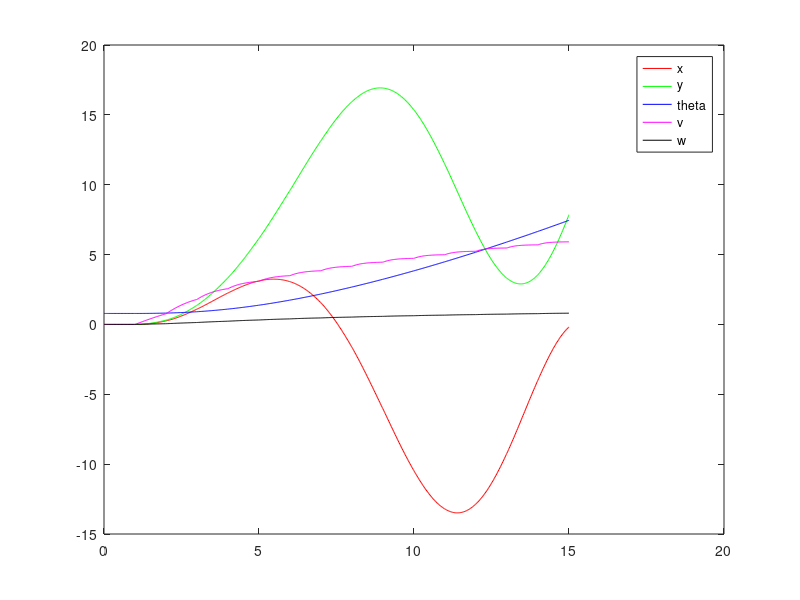
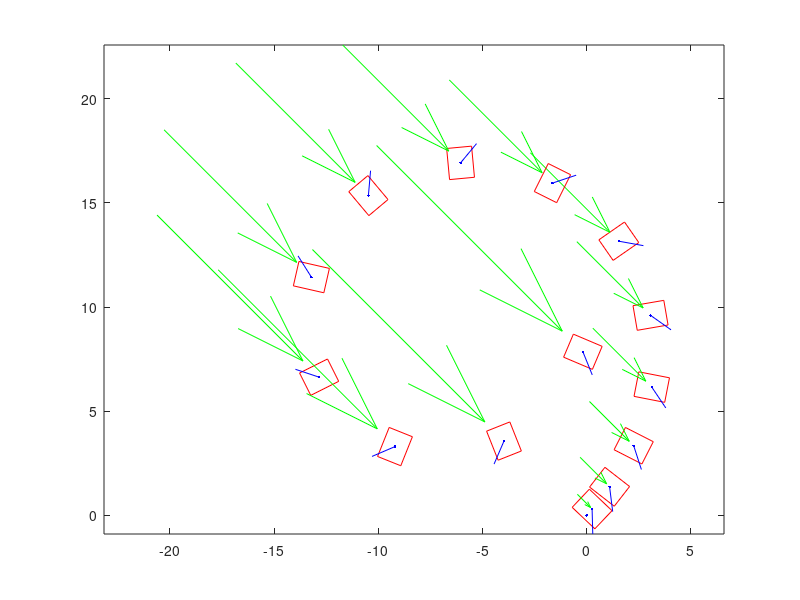

The MATLAB script that drew these images, in order:

function main

global p1 p2 p3 p4 p5 p6 p7 p8 p9 p10 p11 ...
       a_tw psi_tw delta_s delta_r Wc_aw Wp_aw gs gr % x y theta v w

% model 
p1 = 0.03
p2 = 40
p3 = 60
p4 = 200
p5 = 1500
p6 = 0.5
p7 = 0.5
p8 = 2
p9 = 120
p10 = 400
p11 = 0.2

% time 
tspan = [0 1];

% intial conditions
x = 0
y = 0
theta = pi/4 
v = 0
w = 0

Z_init = [x y theta v w]

% input parameters
% wind
a_tw = 0
psi_tw = pi * 3/4

% rudder and sail angle
delta_s = pi/4                                         
delta_r = -pi/4                                        

% computed parameters
%actual wind
Wc_aw = [(a_tw * cos(psi_tw - theta) - v); ...
         (a_tw * sin(psi_tw - theta))]

Wp_aw = [hypot(Wc_aw(2,:), Wc_aw(1,:)); ...
         atan2(Wc_aw(2,:), Wc_aw(1,:))]  
     
a_aw = Wp_aw(1,:);
psi_aw = Wp_aw(2,:);

% force on sail and rudder     
gs = -p4 * a_aw * sin(delta_s - psi_aw)     
gr = -sign(psi_aw) * min(abs(pi - abs(psi_aw)), abs(delta_s)) 

figure(1)
figure(2)

for j = 1:15

    [t,z] = ode45(@(t,Z) sailboat(t,Z), tspan, Z_init);

    figure(1)
    plot(t,z(:,1),'r',t,z(:,2),'g', ...
       t,z(:,3),'b',t,z(:,4),'m',t,z(:,5),'k')
    hold on

%     figure(2)
%    
%     plot(t,z(:,1),'r',t,z(:,2),'g', ...
%         t,z(:,3),'b',t,z(:,4),'m',t,z(:,5),'k')
%     hold on
    
    % update initial conditions for next iteration: x y theta v w
    for i=1:5
        Z_init(i) = z(end,i);
    end
    
    figure(2)    
    DrawRectangle([Z_init(1), Z_init(2), 1.2, 1.5, Z_init(3), 1.2, ...
                   delta_s, a_tw, psi_tw], 'r-'); 
    plot(Z_init(1), Z_init(2),'b')
    hold on
    
    % update tspan
    tspan = tspan + 1;
    
    % CONTROLLER                    % todo!
    % update sail and rudder angle
    %delta_s = abs(delta_s) + 0.05
    %delta_r = abs(delta_r) + 0.1
    
    
    % update wind angle and magnitude    
    a_tw = abs(a_tw) + 1
    psi_tw = abs(psi_tw)     
%     if (j > 9)
%         %psi_tw = -1 * psi_tw
%         delta_s = 0
%         
%     end

    
    % re-compute parameters
    Wc_aw = [(a_tw * cos(psi_tw - theta) - v); ...
         (a_tw * sin(psi_tw - theta))]

    Wp_aw = [hypot(Wc_aw(2,:), Wc_aw(1,:)); ...
         atan2(Wc_aw(2,:), Wc_aw(1,:))] 
     
    a_aw = Wp_aw(1,:);    
    psi_aw = Wp_aw(2,:);     
    gs = -p4 * a_aw * sin(delta_s - psi_aw);     
    gr = -sign(psi_aw) * min(abs(pi - abs(psi_aw)), abs(delta_s));   
   
end

figure(1)
legend('x', 'y', 'theta', 'v', 'w')



function dZdt = sailboat(t,Z)

global p1 p2 p3 p4 p5 p6 p7 p8 p9 p10 p11 ...
       a_tw psi_tw delta_s delta_r Wc_aw Wp_aw gs gr % x y theta v w

dZdt = [ ...
        % x
        Z(4) * cos(Z(3)) + p1 * a_tw * cos(psi_tw); ...
        % y
        Z(4) * sin(Z(3)) + p1 * a_tw * sin(psi_tw); ...
        % theta
        Z(5); ...
        % v
        (gs * sin(delta_s) - gr * p11 * sin(delta_r) - p2 * Z(4)^2) / p9; ...
        % w
        (gs * (p6 - p7 * cos(delta_s)) - gr * p8 * cos(delta_r) - p3 ...
           * Z(5) * Z(4)) / p10; ...
        ];
    
function h = DrawRectangle(param,style)
%--------------------------------------------------------------------------
% H = DRAWRECTANGLE(PARAM,STYLE)
% This function draws a rectangle with the given parameters:
% - inputs:
%          param................... 1x5 array
%          - param = [a, b, w, h, theta]
%          - (a,b): the center of the rectangle
%          - (w,h): width and height of the rectangle > 0
%          - theta: the rotation angle of the rectangle
%          style................... string
%          - plot style string
% - output:
%          h....................... plot handler
%
%   Usage Examples,
%
%   DrawRectangle([0 0 1 1 0]); 
%   DrawRectangle([-1,2,3,5,3.1415/6],'r-');
%   h = DrawRectangle([0,1,2,4,3.1415/3],'--');
%
%   Rasoul Mojtahedzadeh (mojtahedzadeh _a_ gmail com)
%   Version 1.00
%   November, 2011
%--------------------------------------------------------------------------

if (nargin <1),
    error('Please see help for INPUT DATA.');
elseif (nargin==1)
    style='b-';
end;
[m,n] = size(param);
if(m ~= 1 || n ~= 9)
    error('param should be an 1x5 array.');
end
if(param(3) <=0 || param(4) <=0)
    error('width and height must be positive values.');
end
a = param(1);
b = param(2);
w = param(3);
h = param(4);
l = param(6);
theta = param(5);
delta_s = param(7);
a_tw = param(8);
psi_tw = param(9);

X = [-w/2 w/2 w/2 -w/2 -w/2];
Y = [h/2 h/2 -h/2 -h/2 h/2];
P = [X;Y];
ct = cos(theta);
st = sin(theta);
R = [ct -st;st ct];
P = R * P;
h = plot(P(1,:)+a,P(2,:)+b,style);

S = [a, a + l * cos(theta + delta_s - pi); ...
     b, b + l * sin(theta + delta_s - pi)];
f = plot(S(1,:),S(2,:),'b');

W = [a + a_tw * cos(psi_tw), -a_tw * cos(psi_tw); ...
     b + a_tw * sin(psi_tw), -a_tw * sin(psi_tw)];
g = quiver(W(1,1),W(2,1),W(1,2),W(2,2),'g');
axis equal;


% convert variable name to string
% source: http://stackoverflow.com/questions/11453165/matlab-get-string-containing-variable-name
% function out = varname(var)
%   out = inputname(1);
%   
% function out = legend_from_array(vals)
%       len = length(vals)
%       legendCell = [zeros(1,len)]
%       for j = 1:len
%           legendCell(j) %= inputname(vals(j))
%           vals(j)
%           inputname(vals(j))
%       end          

% function out = varname(var)
%   out = inputname(1);
